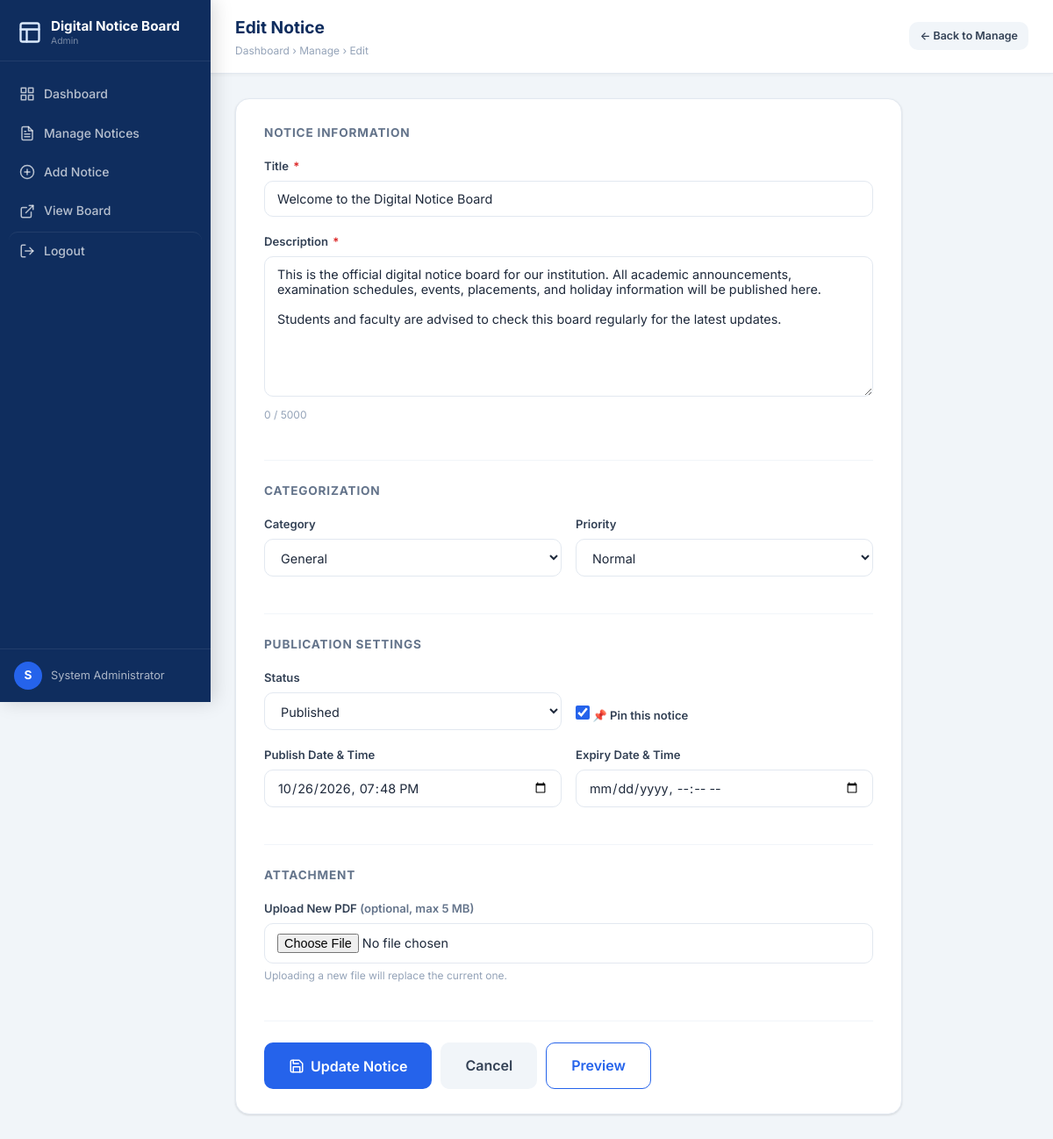
/admin/edit-notice.php?id=1 (signed in), run on the app's committed database.
### tables this page shows
CREATE TABLE IF NOT EXISTS `notices` (
    `id`              INT          NOT NULL AUTO_INCREMENT,
    `title`           VARCHAR(300) NOT NULL,
    `description`     TEXT         NOT NULL,
    `category`        ENUM('general','examination','academic','holiday','placement','event')
                                   NOT NULL DEFAULT 'general',
    `priority`        ENUM('low','normal','high','urgent')
                                   NOT NULL DEFAULT 'normal',
    `attachment_path` VARCHAR(500) NULL     DEFAULT NULL,
    `is_pinned`       TINYINT(1)   NOT NULL DEFAULT 0,
    `status`          ENUM('draft','published','archived')
                                   NOT NULL DEFAULT 'draft',
    `published_at`    DATETIME     NULL     DEFAULT NULL,
    `expires_at`      DATETIME     NULL     DEFAULT NULL,
    `created_by`      INT          NOT NULL,
    `created_at`      TIMESTAMP    NOT NULL DEFAULT CURRENT_TIMESTAMP,
    `updated_at`      TIMESTAMP    NOT NULL DEFAULT CURRENT_TIMESTAMP ON UPDATE CURRENT_TIMESTAMP,
    PRIMARY KEY (`id`),
    KEY `idx_notices_status`   (`status`),
    KEY `idx_notices_category` (`category`),
    KEY `idx_notices_priority` (`priority`),
    KEY `idx_notices_published`(`published_at`),
    KEY `idx_notices_pinned`   (`is_pinned`),
    CONSTRAINT `fk_notices_admin`
        FOREIGN KEY (`created_by`) REFERENCES `admins` (`id`)
        ON DELETE RESTRICT ON UPDATE CASCADE
);

### includes/functions.php (called while the page is built, shortened)
<?php
function e(string $str): string {
    return htmlspecialchars($str, ENT_QUOTES, 'UTF-8');
}

### admin/edit-notice.php (the view, shortened to what this page needs)
<?php
require_once __DIR__ . '/../includes/functions.php';
$pdo = getPDO();
$id = (int) ($_GET['id'] ?? 0);
$stmt = $pdo->prepare('SELECT * FROM notices WHERE id = :id');
$stmt->execute([':id' => $id]);
$notice = $stmt->fetch();
$values = $notice;
function localDt(?string $dt): string {
    return $dt ? date('Y-m-d\TH:i', strtotime($dt)) : '';
}
require_once __DIR__ . '/../includes/header.php';
?>
<div class="admin-topbar">
  <div>
    <h1>Edit Notice</h1>
    <div class="breadcrumb"><a href="/digital-notice-board/admin/dashboard.php">Dashboard</a> › <a href="/digital-notice-board/admin/manage-notices.php">Manage</a> › Edit</div>
  </div>
  <a href="/digital-notice-board/admin/manage-notices.php" class="btn btn-secondary btn-sm">← Back to Manage</a>
</div>
<div class="admin-main">
  <form method="POST" action="" enctype="multipart/form-data" class="validate-form">
    <div class="form-card">
      <div class="form-section">
        <div class="form-section-title">Notice Information</div>
        <div class="form-group">
          <label for="title">Title <span class="required">*</span></label>
          <input type="text" id="title" name="title" class="form-control" required
                 maxlength="300" value="<?= e($values['title']) ?>">
        </div>
        <div class="form-group">
          <label for="description">Description <span class="required">*</span></label>
          <textarea id="description" name="description" class="form-control" required
                    rows="8" data-max="5000"><?= e($values['description']) ?></textarea>
        </div>
      </div>
      <div class="form-section">
        <div class="form-section-title">Categorization</div>
        <div class="form-row">
          <div class="form-group">
            <label for="category">Category</label>
            <select id="category" name="category" class="form-control">
              <option value="general"     <?= $values['category']==='general'     ? 'selected':'' ?>>General</option>
            </select>
          </div>
          <div class="form-group">
            <label for="priority">Priority</label>
            <select id="priority" name="priority" class="form-control">
              <option value="normal" <?= $values['priority']==='normal' ? 'selected':'' ?>>Normal</option>
            </select>
          </div>
        </div>
      </div>
      <div class="form-section">
        <div class="form-section-title">Publication Settings</div>
        <div class="form-row">
          <div class="form-group">
            <label for="status">Status</label>
            <select id="status" name="status" class="form-control">
              <option value="published" <?= $values['status']==='published' ? 'selected':'' ?>>Published</option>
            </select>
          </div>
          <div class="form-group" style="display:flex;align-items:flex-end">
            <label class="check-label">
              <input type="checkbox" name="is_pinned" <?= $values['is_pinned'] ? 'checked' : '' ?>>
              📌 Pin this notice
            </label>
          </div>
        </div>
        <div class="form-row">
          <div class="form-group">
            <label for="published_at">Publish Date &amp; Time</label>
            <input type="datetime-local" id="published_at" name="published_at" class="form-control"
                   value="<?= e(localDt($values['published_at'])) ?>">
          </div>
          <div class="form-group">
            <label for="expires_at">Expiry Date &amp; Time</label>
            <input type="datetime-local" id="expires_at" name="expires_at" class="form-control"
                   value="<?= e(localDt($values['expires_at'])) ?>">
          </div>
        </div>
      </div>
      <div class="form-section">
        <div class="form-section-title">Attachment</div>
        <div class="form-group">
          <label for="attachment">Upload New PDF <span class="text-muted">(optional, max 5 MB)</span></label>
          <input type="file" id="attachment" name="attachment" class="form-control" accept=".pdf,application/pdf">
          <div class="form-hint">Uploading a new file will replace the current one.</div>
        </div>
      </div>
      <div style="display:flex;gap:10px">
        <button type="submit" class="btn btn-primary btn-lg">
          <svg width="18" height="18" viewBox="0 0 24 24" fill="none" stroke="currentColor" stroke-width="2" stroke-linecap="round" stroke-linejoin="round"><path d="M19 21H5a2 2 0 0 1-2-2V5a2 2 0 0 1 2-2h11l5 5v11a2 2 0 0 1-2 2z"/><polyline points="17 21 17 13 7 13 7 21"/><polyline points="7 3 7 8 15 8"/></svg>
          Update Notice
        </button>
        <a href="/digital-notice-board/admin/manage-notices.php" class="btn btn-secondary btn-lg">Cancel</a>
        <a href="/digital-notice-board/notice.php?id=<?= $id ?>" target="_blank" class="btn btn-outline btn-lg">Preview</a>
      </div>
    </div>
  </form>
</div>
<?php require_once __DIR__ . '/../includes/footer.php'; ?>

### assets/css/style.css (style rules this page uses)
:root { --navy: #0f2d5e; --royal: #1a4fa8; --royal-light: #2563eb; --blue-soft: #dbeafe; --purple: #7c3aed; --purple-soft: #ede9fe; --white: #ffffff; --off-white: #f0f4f9; --gray-50: #f8fafc; --gray-100: #f1f5f9; --gray-200: #e2e8f0; --gray-300: #cbd5e1; --gray-400: #94a3b8; --gray-500: #64748b; --gray-600: #475569; --gray-700: #334155; --gray-800: #1e293b; --gray-900: #0f172a; --success: #16a34a; --success-bg: #dcfce7; --error: #dc2626; --error-bg: #fee2e2; --warning: #d97706; --warning-bg: #fef3c7; --info: #0284c7; --info-bg: #e0f2fe; --radius-sm: 6px; --radius: 10px; --radius-lg: 16px; --radius-xl: 24px; --shadow-sm: 0 1px 3px rgba(0,0,0,.08), 0 1px 2px rgba(0,0,0,.05); --shadow: 0 4px 12px rgba(0,0,0,.08), 0 2px 4px rgba(0,0,0,.05); --shadow-lg: 0 10px 30px rgba(0,0,0,.12), 0 4px 8px rgba(0,0,0,.06); --transition: 180ms ease; --font: 'Inter', system-ui, -apple-system, sans-serif; --nav-h: 68px; }
*, *::before, *::after { box-sizing: border-box; margin: 0; padding: 0; }
html { scroll-behavior: smooth; font-size: 16px; }
body { font-family: var(--font); color: var(--gray-800); background: var(--gray-50); line-height: 1.6; -webkit-font-smoothing: antialiased; }
a { color: var(--royal-light); text-decoration: none; transition: color var(--transition); }
button { cursor: pointer; font-family: var(--font); }
.btn { display: inline-flex; align-items: center; gap: 7px; padding: 10px 20px; border-radius: var(--radius); font-size: .875rem; font-weight: 600; border: none; cursor: pointer; transition: all var(--transition); font-family: var(--font); white-space: nowrap; }
.btn-primary { background: var(--royal-light); color: var(--white); }
.btn-secondary { background: var(--gray-100); color: var(--gray-700); }
.btn-outline { border: 1.5px solid var(--royal-light); background: transparent; color: var(--royal-light); }
.btn-sm { padding: 6px 12px; font-size: .78rem; }
.btn-lg { padding: 13px 28px; font-size: 1rem; }
.form-group { margin-bottom: 18px; }
.form-group label { display: block; font-size: .82rem; font-weight: 600; color: var(--gray-700); margin-bottom: 6px; }
.form-group label .required { color: var(--error); margin-left: 2px; }
.form-control { width: 100%; padding: 11px 14px; border: 1.5px solid var(--gray-200); border-radius: var(--radius); font-size: .9rem; font-family: var(--font); color: var(--gray-800); background: var(--white); transition: border-color var(--transition), box-shadow var(--transition); outline: none; }
select.form-control { cursor: pointer; }
textarea.form-control { resize: vertical; min-height: 120px; }
.form-hint { font-size: .75rem; color: var(--gray-400); margin-top: 4px; }
.form-row { display: grid; grid-template-columns: 1fr 1fr; gap: 16px; }
.admin-layout { background: var(--gray-100); }
.admin-topbar { background: var(--white); border-bottom: 1px solid var(--gray-200); padding: 16px 28px; display: flex; align-items: center; justify-content: space-between; position: sticky; top: 0; z-index: 100; box-shadow: 0 1px 4px rgba(0,0,0,.05); }
.admin-topbar h1 { font-size: 1.2rem; font-weight: 700; color: var(--navy); }
.admin-topbar .breadcrumb { font-size: .75rem; color: var(--gray-400); margin-top: 1px; }
.admin-topbar .breadcrumb a { color: var(--gray-400); }
.admin-main { padding: 28px; flex: 1; }
.form-card { background: var(--white); border-radius: var(--radius-lg); border: 1px solid var(--gray-200); box-shadow: var(--shadow-sm); padding: 28px 32px; max-width: 760px; }
.form-section { margin-bottom: 24px; padding-bottom: 24px; border-bottom: 1px solid var(--gray-100); }
.form-section-title { font-size: .85rem; font-weight: 700; color: var(--gray-500); letter-spacing: .06em; text-transform: uppercase; margin-bottom: 16px; }
.text-muted { color: var(--gray-500); }
.check-label { display: flex; align-items: center; gap: 8px; font-size: .9rem; color: var(--gray-700); cursor: pointer; }
.check-label input[type=checkbox] { width: 16px; height: 16px; accent-color: var(--royal-light); cursor: pointer; }

### data on the page
notices: title "Welcome to the Digital Notice Board", description "This is the official digital notice board for our institution. All academic announcements, examination schedules, events, placements, and holiday information will be published here. Students and faculty are advised to check this board regularly for the latest updates.", category "General", priority "Normal", status "Published", is_pinned "☑", published_at "10/26/2026 19:48"

### other printed values
APP_NAME "Digital Notice Board"
substr($_SESSION['admin_name'] ?? 'A', 0, 1) "S"
adminName() "System Administrator"
